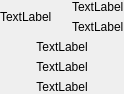
<?xml version="1.0" encoding="UTF-8"?>
<ui version="4.0">
 <class>AboutDialog</class>
 <widget class="QDialog" name="AboutDialog">
  <property name="geometry">
   <rect>
    <x>0</x>
    <y>0</y>
    <width>439</width>
    <height>306</height>
   </rect>
  </property>
  <property name="windowTitle">
   <string>About</string>
  </property>
  <layout class="QVBoxLayout" name="verticalLayout">
   <property name="spacing">
    <number>0</number>
   </property>
   <property name="sizeConstraint">
    <enum>QLayout::SetFixedSize</enum>
   </property>
   <property name="margin">
    <number>0</number>
   </property>
   <item>
    <widget class="QFrame" name="frame">
     <property name="frameShape">
      <enum>QFrame::NoFrame</enum>
     </property>
     <property name="frameShadow">
      <enum>QFrame::Raised</enum>
     </property>
     <layout class="QVBoxLayout" name="verticalLayout_3">
      <property name="margin">
       <number>0</number>
      </property>
      <item>
       <layout class="QHBoxLayout" name="horizontalLayout">
        <property name="spacing">
         <number>20</number>
        </property>
        <item>
         <widget class="QLabel" name="as">
          <property name="text">
           <string notr="true">TextLabel</string>
          </property>
         </widget>
        </item>
        <item>
         <layout class="QVBoxLayout" name="verticalLayout_2">
          <property name="spacing">
           <number>6</number>
          </property>
          <item>
           <spacer name="verticalSpacer_2">
            <property name="orientation">
             <enum>Qt::Vertical</enum>
            </property>
            <property name="sizeHint" stdset="0">
             <size>
              <width>20</width>
              <height>0</height>
             </size>
            </property>
           </spacer>
          </item>
          <item>
           <widget class="QLabel" name="appName">
            <property name="text">
             <string notr="true">TextLabel</string>
            </property>
           </widget>
          </item>
          <item>
           <widget class="QLabel" name="qtVersion">
            <property name="text">
             <string notr="true">TextLabel</string>
            </property>
           </widget>
          </item>
          <item>
           <spacer name="verticalSpacer">
            <property name="orientation">
             <enum>Qt::Vertical</enum>
            </property>
            <property name="sizeHint" stdset="0">
             <size>
              <width>20</width>
              <height>0</height>
             </size>
            </property>
           </spacer>
          </item>
         </layout>
        </item>
       </layout>
      </item>
      <item>
       <widget class="QLabel" name="lastfmLink">
        <property name="text">
         <string notr="true">TextLabel</string>
        </property>
        <property name="alignment">
         <set>Qt::AlignCenter</set>
        </property>
        <property name="openExternalLinks">
         <bool>true</bool>
        </property>
       </widget>
      </item>
      <item>
       <widget class="QLabel" name="ircLink">
        <property name="text">
         <string notr="true">TextLabel</string>
        </property>
        <property name="alignment">
         <set>Qt::AlignCenter</set>
        </property>
        <property name="openExternalLinks">
         <bool>true</bool>
        </property>
       </widget>
      </item>
      <item>
       <widget class="QLabel" name="copyright">
        <property name="text">
         <string notr="true">TextLabel</string>
        </property>
        <property name="alignment">
         <set>Qt::AlignCenter</set>
        </property>
       </widget>
      </item>
     </layout>
    </widget>
   </item>
  </layout>
 </widget>
 <resources/>
 <connections/>
</ui>
